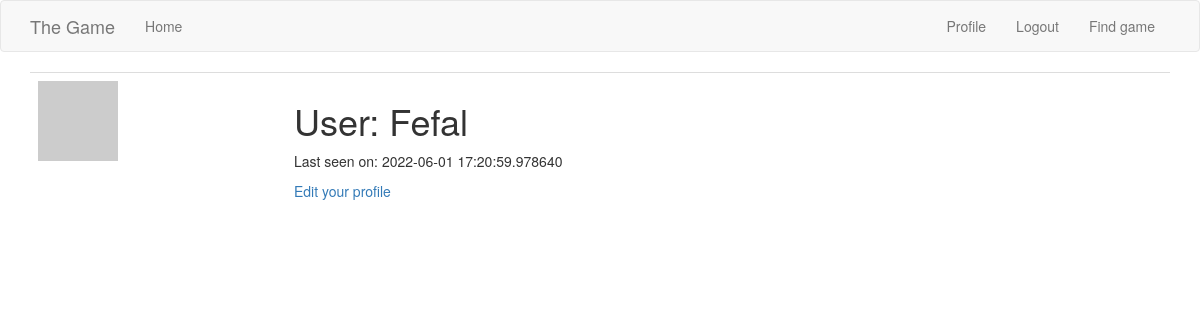
/user/Fefal (signed in), run on an earlier commit of the app's database.
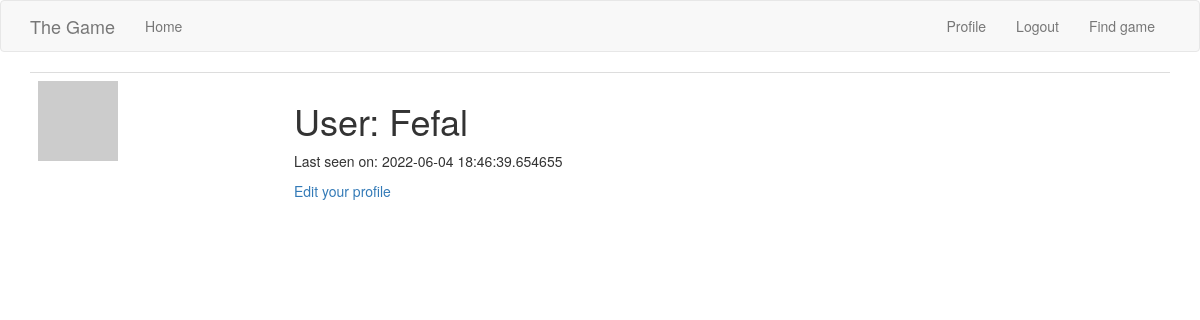
And on a later commit of the database.
### app/models.py (models this page shows, shortened)
class User(db.Model, UserMixin):
    id = db.Column(db.Integer, primary_key=True)
    username = db.Column(db.String(64), index=True, unique=True)
    email = db.Column(db.String(120), index=True, unique=True)
    password_hash = db.Column(db.String(128))
    posts = db.relationship('Post', backref='author', lazy='dynamic')
    about_me = db.Column(db.String(140))
    last_seen = db.Column(db.DateTime, default=datetime.utcnow)
    group = db.Column(db.String(32))
    can_access_game = db.Column(db.String(32))
    left_properly = db.Column(db.String(32))
    @login.user_loader
    def load_user(id):
        return User.query.get(int(id))
    def avatar(self, size):
        digest = md5(self.email.lower().encode('utf-8')).hexdigest()
        return 'https://www.gravatar.com/avatar/{}?d=identicon&s={}'.format(
            digest, size)

### app/routes.py (the view)
@app.route('/user/<username>')
@login_required
def user(username):
    user = User.query.filter_by(username=username).first_or_404()
    posts = [
        {'author': user, 'body': 'Test post #1'},
        {'author': user, 'body': 'Test post #2'}
    ]
    return render_template('user.html', user=user, posts=posts)

### app/routes.py (called while the page is built)
@app.before_request
def before_request():
    if current_user.is_authenticated:
        current_user.last_seen = datetime.utcnow()
        db.session.commit()

### app/templates/user.html (shortened to what this page needs)
{% extends "base.html" %}
{% block app_content %}
    <table class="table table-hover">
        <tr>
            <td width="256px"><img src="{{ user.avatar(256) }}"></td>
            <td>
                <h1>User: {{ user.username }}</h1>
                {% if user.last_seen %}<p>Last seen on: {{ user.last_seen }}</p>{% endif %}
                {% if user == current_user %}
                <p><a href="{{ url_for('edit_profile') }}">Edit your profile</a></p>
                {% endif %}
            </td>
        </tr>
    </table>
{% endblock %}

What changed in the data, as far as the page shows it:
changed User "Fefal": last_seen "2022-06-01 17:20:59.978640" → "2022-06-04 18:46:39.654655"
